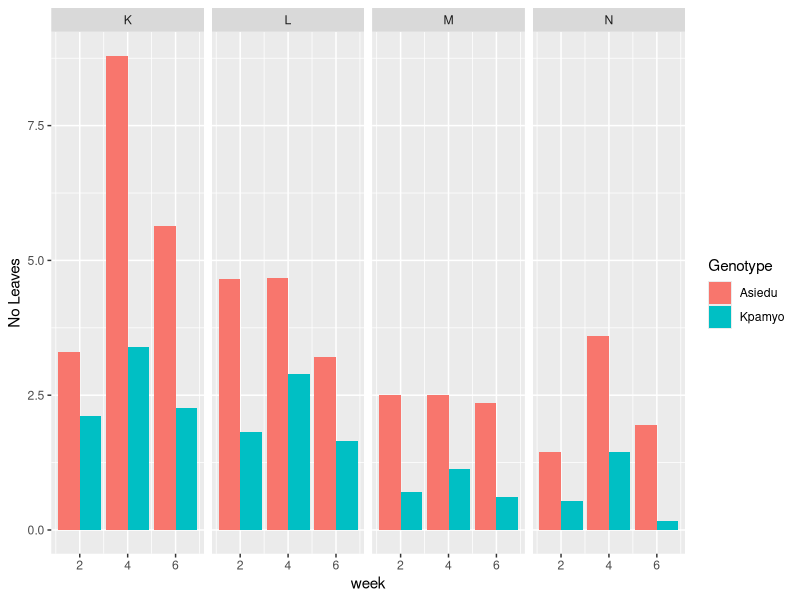
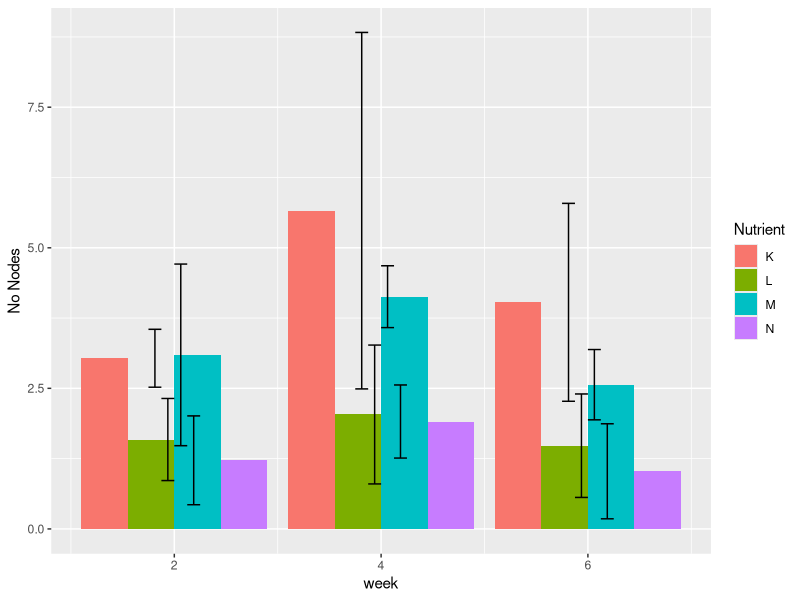
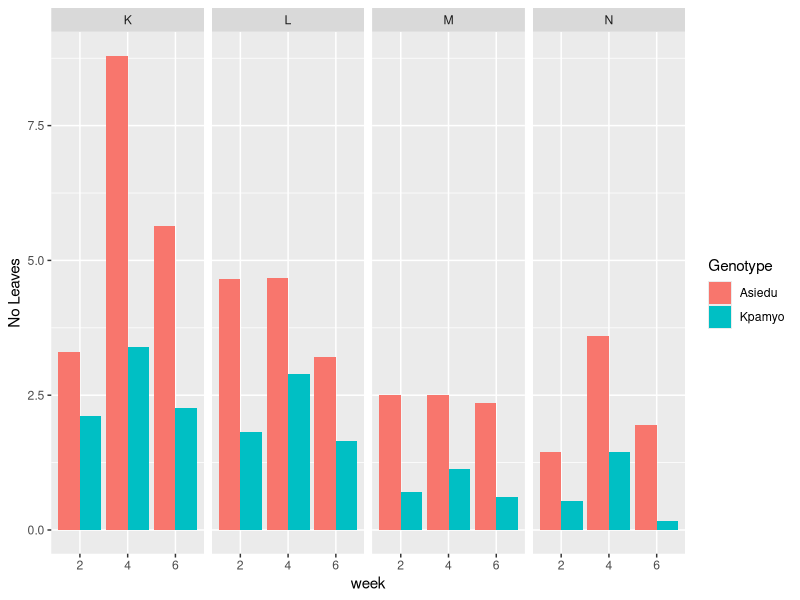
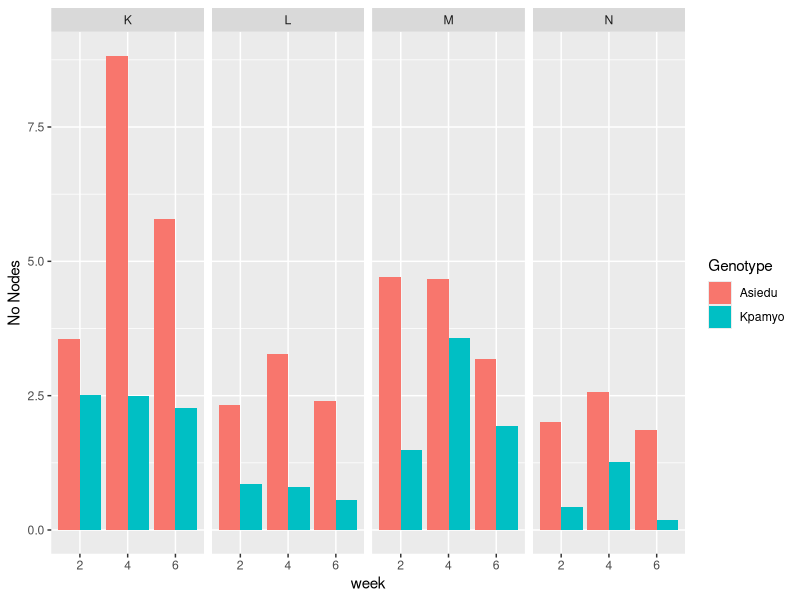
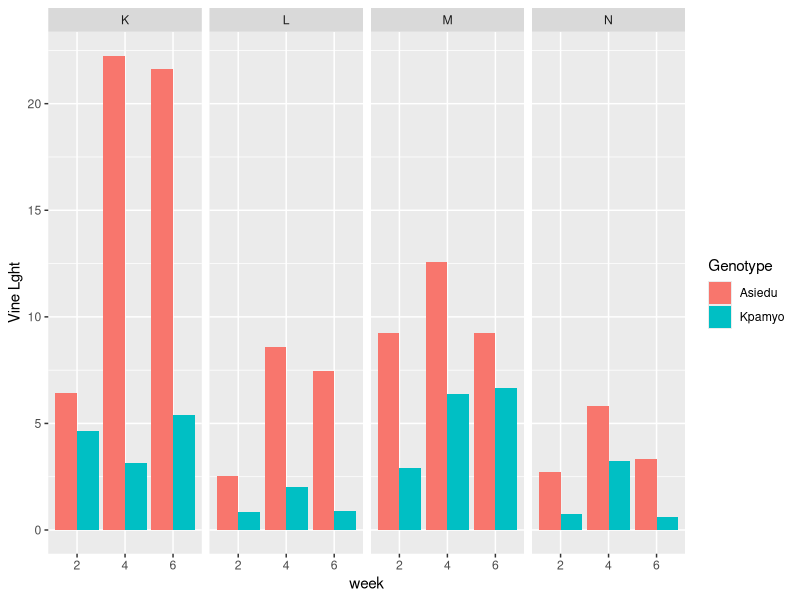

Write the R code that produced these figures, in order.

library(tidyverse)
library(readxl)


excel_sheets('Data/Kehinde_Data.xlsx')

data <- read_excel('Data/Kehinde_Data.xlsx',sheet = 1)



Plot <- data |> pivot_longer(-c(1:3)) |> mutate(across(.cols = c(1:4),.fns = factor)) |> group_by(name) |> nest() |> mutate(plot=map2(.x = data,.y = name,.f = ~ggplot(data = .x,aes(x = week,y = value,fill=Genotype))+geom_col(position = position_dodge(.9))+facet_grid(~Nutrient)+
                                                                              labs(y=.y)))


map2(paste(.x = Plot$name,'.png'),.y = Plot$plot,.f = ggsave,width=10,height=7,dpi=450)


ggplot(data = data,aes(x = week,y = `No Leaves`,fill=Genotype))+
stat_summary(geom = 'errorbar',fun.data = mean_se,position = position_dodge(.9))+stat_summary(geom = 'col',fun = 'mean',position = 'dodge')+
facet_grid(~Nutrient)



ggplot(data = data,aes(x = week,y = `No Nodes`,fill=Nutrient))+
  stat_summary(geom = 'col',fun = 'mean',position = 'dodge')+
  stat_summary(geom = 'errorbar',fun.data = mean_se,position = position_dodge(.5),width=.5)
